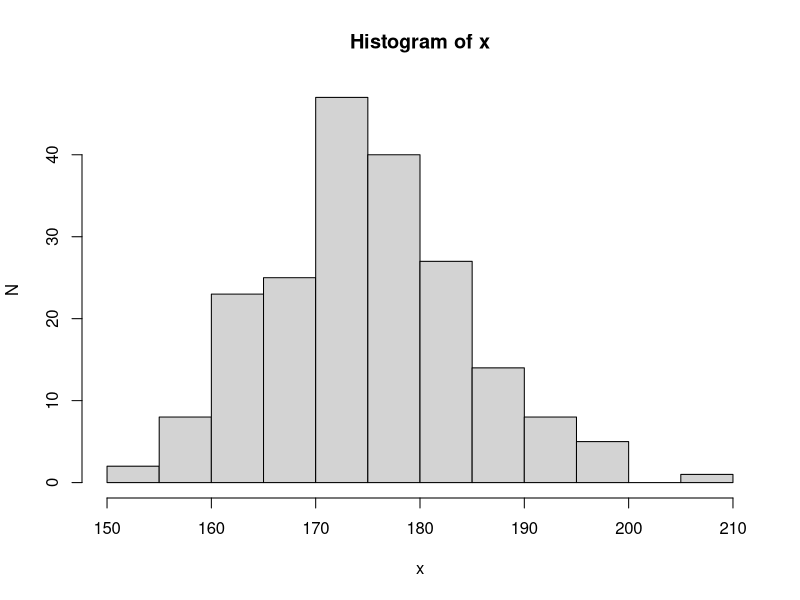
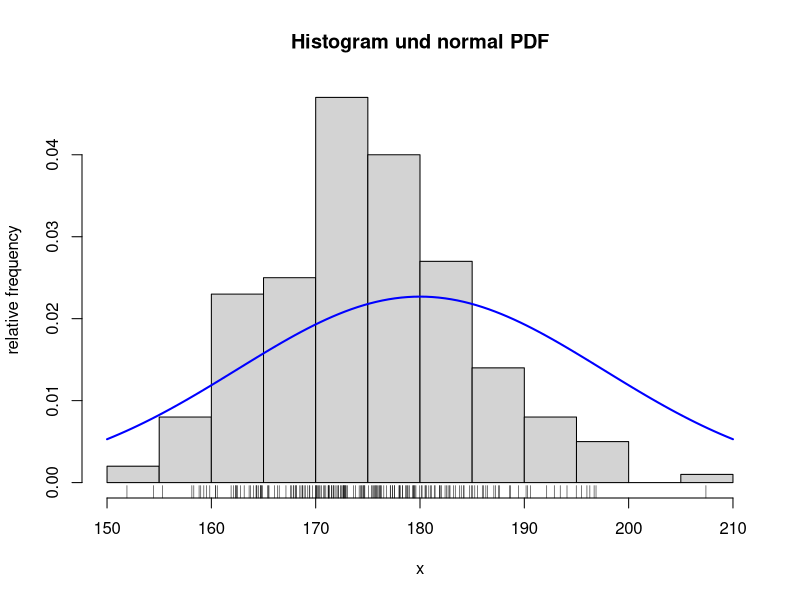
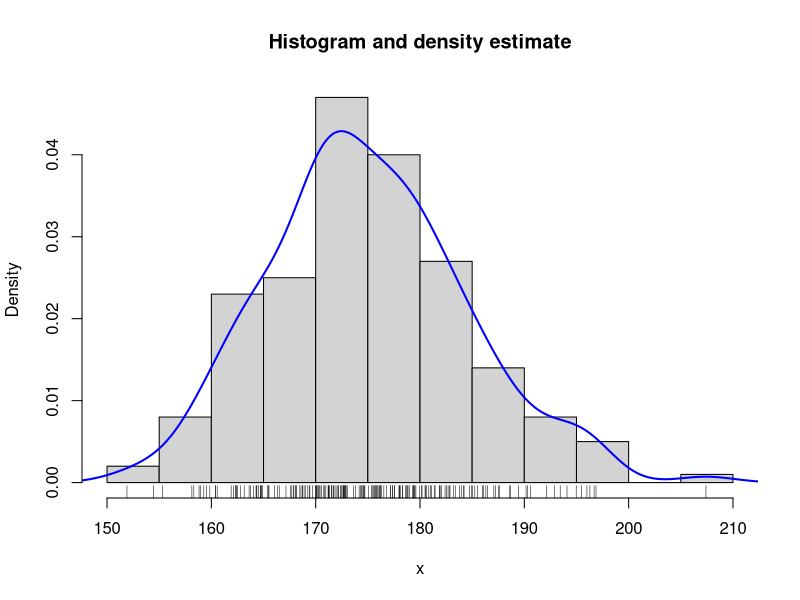
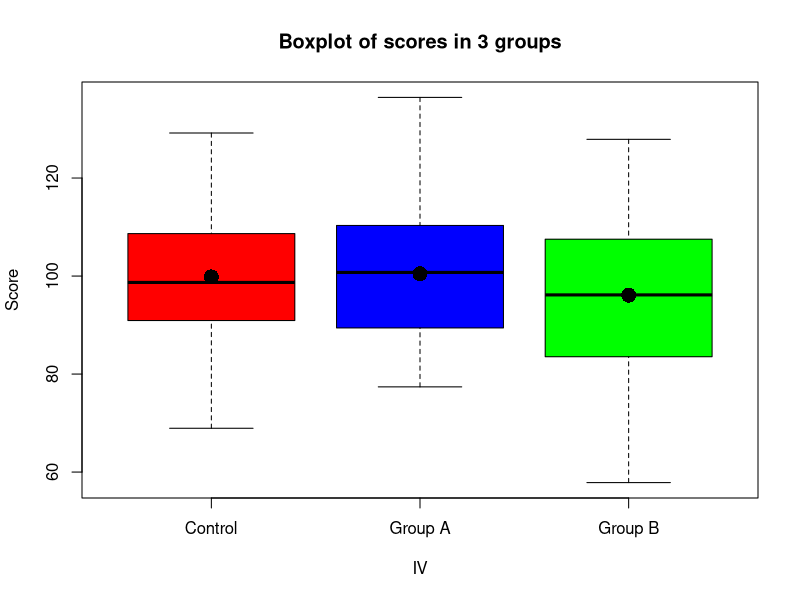
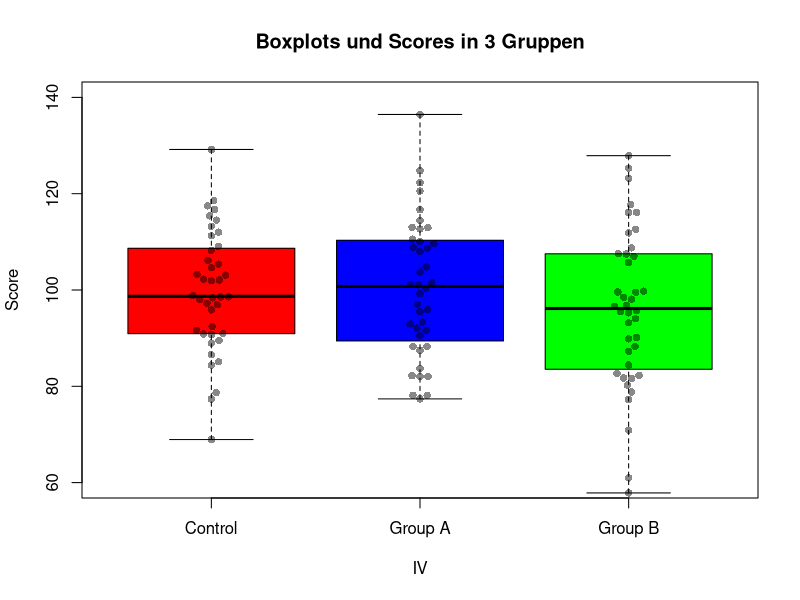
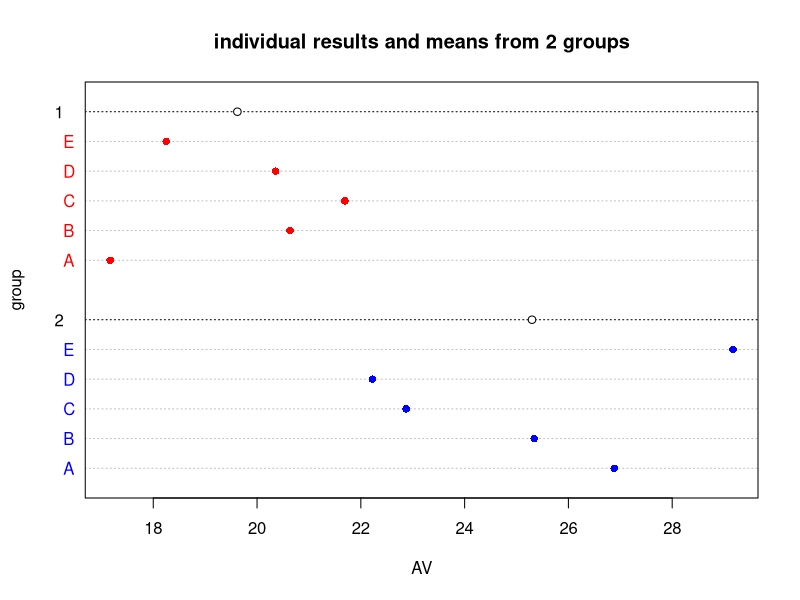
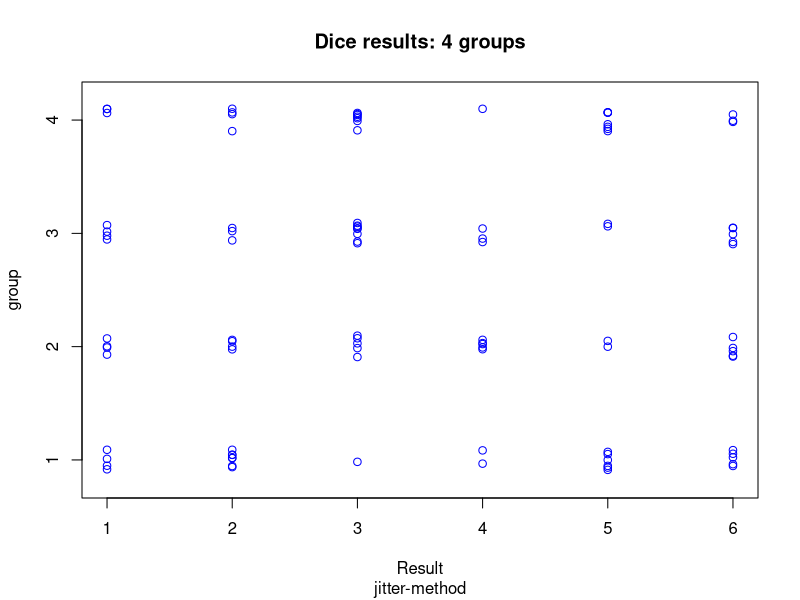
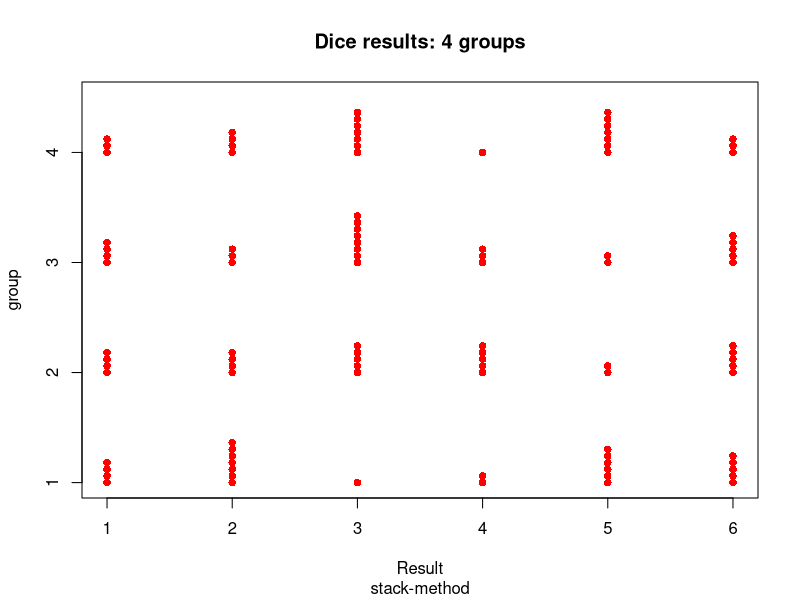

R code for these plots, in order:
## ---- chunk 1
wants <- c("car", "hexbin", "beeswarm")
has   <- wants %in% rownames(installed.packages())
if(any(!has)) install.packages(wants[!has])
## ---- chunk 2
set.seed(123)
x <- rnorm(200, 175, 10)
hist(x, xlab="x", ylab="N", breaks="FD")
## ---- chunk 3
hist(x, freq=FALSE, xlab="x", ylab="relative frequency",
     breaks="FD", main="Histogram und normal PDF")
rug(jitter(x))
curve(dnorm(x, mean(x), sd(x)), lwd=2, col="blue", add=TRUE)
## ---- chunk 4
hist(x, freq=FALSE, xlab="x", breaks="FD",
     main="Histogram and density estimate")
lines(density(x), lwd=2, col="blue")
rug(jitter(x))
## ---- chunk 5
y <- rnorm(100, mean=175, sd=7)
stem(y)
## ---- chunk 6
Nj <- 40
P  <- 3
DV <- rnorm(P*Nj, mean=100, sd=15)
IV <- gl(P, Nj, labels=c("Control", "Group A", "Group B"))
Mj <- tapply(DV, IV, FUN=mean)
## ---- chunk 7
boxplot(DV ~ IV, ylab="Score", col=c("red", "blue", "green"),
        main="Boxplot of scores in 3 groups")
points(1:P, Mj, pch=16, cex=2)
## ---- chunk 8
DVrange <- round(range(DV), digits=-1)
library(beeswarm)
boxplot(DV ~ IV,
        ylab="Score", col=c("red", "blue", "green"),
        main="Boxplots und Scores in 3 Gruppen",
        outline=FALSE, ylim=DVrange)

beeswarm(DV ~ IV, add=TRUE, pch=16, col="#00000077")
## ---- chunk 9
Nj  <- 5
DV1 <- rnorm(Nj, 20, 2)
DV2 <- rnorm(Nj, 25, 2)
DV  <- c(DV1, DV2)
IV  <- gl(2, Nj)
Mj  <- tapply(DV, IV, FUN=mean)
## ---- chunk 10
dotchart(DV, gdata=Mj, pch=16, color=rep(c("red", "blue"), each=Nj),
         gcolor="black", labels=rep(LETTERS[1:Nj], 2), groups=IV,
		 xlab="AV", ylab="group",
         main="individual results and means from 2 groups")
## ---- chunk 11
Nj   <- 25
P    <- 4
dice <- sample(1:6, P*Nj, replace=TRUE)
IV   <- gl(P, Nj)
## ---- chunk 12
stripchart(dice ~ IV, xlab="Result", ylab="group", pch=1, col="blue",
           main="Dice results: 4 groups", sub="jitter-method", method="jitter")
stripchart(dice ~ IV, xlab="Result", ylab="group", pch=16, col="red",
           main="Dice results: 4 groups", sub="stack-method", method="stack")
## ---- chunk 13
DV1 <- rnorm(200)
DV2 <- rf(200, df1=3, df2=15)
qqplot(DV1, DV2, xlab="quantile N(0, 1)", ylab="quantile F(3, 15)",
       main="Comparison of quantiles from N(0, 1) and F(3, 15)")
## ---- chunk 14
height <- rnorm(100, mean=175, sd=7)
qqnorm(height)
qqline(height, col="red", lwd=2)
## ---- chunk 15
vec <- round(rnorm(10), 1)
Fn  <- ecdf(vec)
plot(Fn, main="Empirical cumulative distribution function")
curve(pnorm, add=TRUE, col="gray", lwd=2)
## ---- chunk 16
N  <- 200
P  <- 2
x  <- rnorm(N, 100, 15)
y  <- 0.5*x + rnorm(N, 0, 10)
IV <- gl(P, N/P, labels=LETTERS[1:P])
## ---- chunk 17
plot(x, y, pch=c(4, 16)[unclass(IV)], lwd=2,
     col=c("black", "blue")[unclass(IV)],
     main="Joint distribution per group")
legend(x="topleft", legend=c("group A", "group B"),
       pch=c(4, 16), col=c("black", "blue"))
## ---- chunk 18
library(car)
dataEllipse(x, y, xlab="x", ylab="y", asp=1, levels=0.5, lwd=2, center.pch=16,
            col="blue", main="Joint distribution of two variables")
legend(x="bottomright", legend=c("Data", "centroid", "distribution ellipse"),
       pch=c(1, 16, NA), lty=c(NA, NA, 1), col=c("black", "blue", "blue"))
## ---- chunk 19
N  <- 5000
xx <- rnorm(N, 100, 15)
yy <- 0.4*xx + rnorm(N, 0, 10)
plot(xx, yy, pch=16, col=rgb(0, 0, 1, 0.3))
## ---- chunk 20
smoothScatter(xx, yy, bandwidth=4)
## ---- chunk 21
library(hexbin)
res <- hexbin(xx, yy, xbins=20)
plot(res)
summary(res)
## ---- chunk 22
try(detach(package:car))
try(detach(package:carData))
try(detach(package:hexbin))
try(detach(package:beeswarm))
